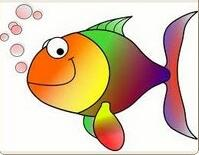
//> input picture OPencvImageProcess/Mat对象操作/Mat_objectOperation/Mat_objectOperation/ColorfulFish.jpg, 199 x 155 px
$ ./ConvexHull   (built with g++ and OpenCV 4)
//> lines starting //> are read from the running program, lines starting //| are printed output that depends on the picture; after the words box and inside, x2 and y2 are one past the last pixel; in counts of white or black regions, pixels touching at a corner belong together
#include <opencv2/opencv.hpp>
#include <iostream>
#include <math.h>
/*
*凸包:包含n个点的最小凸多边形
*/
using namespace std;
using namespace cv;

Mat src, src_gray, dst;
RNG rng;

const char *INPUT = "Input image";
const char *OUTPUT = "Output image";
int thresholdValue = 100;
int thresholdMax = 255;

void ThresholdCallBack(int, void*);
int main()
{
	src = imread("ColorfulFish.jpg");
//> src is the input picture: 155 rows x 199 cols, CV_8UC3; mean B, G, R 171.7, 196, 217.4
	if (!src.data)
	{
		cout << "Could not load img..." << endl;
		return -1;
	}
	namedWindow(INPUT, CV_WINDOW_AUTOSIZE);
	namedWindow(OUTPUT, CV_WINDOW_NORMAL);
	imshow(INPUT, src);

	cvtColor(src, src_gray, CV_BGR2GRAY);
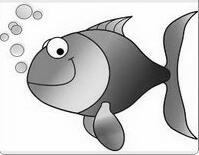
//> src_gray: 155 rows x 199 cols, CV_8UC1; min 0, max 255, mean 199.7
	blur(src_gray, src_gray, Size(3, 3), Point(-1, -1), BORDER_DEFAULT);
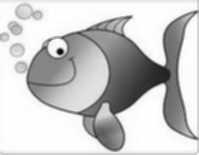
//> src_gray: 155 rows x 199 cols, CV_8UC1; min 7, max 255, mean 200

	createTrackbar("Threshold", OUTPUT, &thresholdValue, thresholdMax, ThresholdCallBack);
	ThresholdCallBack(0, 0);

	waitKey(0);
	return 0;
}

void ThresholdCallBack(int, void*)
{
	Mat src_threshold;
	vector<vector<Point>> contoursPoint;
	vector<Vec4i> hierachy;
	rng(12345);

	threshold(src_gray, src_threshold, thresholdValue, thresholdMax, THRESH_BINARY);
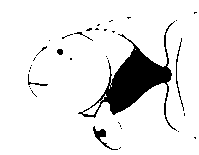
//> src_threshold: 155 rows x 199 cols, CV_8UC1; 90.1% white; 35 black regions (29 under 20 px)
	findContours(src_threshold, contoursPoint, RETR_TREE, CHAIN_APPROX_SIMPLE, Point(0, 0));
//> contoursPoint = 71 contours, 63 with area under 20; largest, box (x1, y1, x2, y2) and area: (0, 0, 199, 155) 30492, (77, 22, 177, 131) 2837, (92, 125, 119, 151) 174, (175, 41, 182, 101) 130, (27, 73, 49, 87) 72, (56, 48, 64, 56) 38, (73, 31, 84, 36) 26, (40, 45, 48, 52) 20

	vector<vector<Point>> convexhulls(contoursPoint.size());
//> convexhulls = 71 empty contours
	for (size_t i = 1; i < contoursPoint.size(); i++)
	{
		convexHull(contoursPoint[i], convexhulls[i], false, true);
	}
//> this loop made 70 passes
//> after the loop, convexhulls = 71 entries, 70 filled: 70 contours, 62 with area under 20; largest, box (x1, y1, x2, y2) and area: (77, 22, 177, 131) 6904, (92, 125, 119, 151) 304, (175, 41, 182, 101) 282, (27, 73, 49, 87) 158, (56, 48, 64, 56) 38, (73, 31, 84, 36) 30, (40, 45, 48, 52) 22, (119, 33, 128, 40) 22


	dst = Mat::zeros(src.size(), CV_8UC3);
	for (size_t j; j < contoursPoint.size(); j++)
	{
		Scalar color = Scalar(rng.uniform(0, 255), rng.uniform(0, 255), rng.uniform(0, 255));
		drawContours(dst, contoursPoint, j, color, 2, LINE_AA, hierachy, 0, Point(0, 0));
		drawContours(dst, convexhulls, j, color, 2, LINE_AA, Mat(), 0, Point(0, 0));
	}
//> this loop made 71 passes
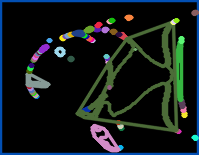
//> dst: 155 rows x 199 cols, CV_8UC3; mean B, G, R 24.4, 25, 17.4
	imshow(OUTPUT, dst);
}
